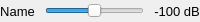
<?xml version="1.0" encoding="UTF-8"?>
<ui version="4.0">
 <class>sliderctrl</class>
 <widget class="QFrame" name="sliderctrl">
  <property name="geometry">
   <rect>
    <x>0</x>
    <y>0</y>
    <width>200</width>
    <height>22</height>
   </rect>
  </property>
  <property name="sizePolicy">
   <sizepolicy hsizetype="Preferred" vsizetype="Preferred">
    <horstretch>0</horstretch>
    <verstretch>0</verstretch>
   </sizepolicy>
  </property>
  <property name="windowTitle">
   <string>Frame</string>
  </property>
  <property name="frameShape">
   <enum>QFrame::NoFrame</enum>
  </property>
  <property name="frameShadow">
   <enum>QFrame::Plain</enum>
  </property>
  <property name="lineWidth">
   <number>0</number>
  </property>
  <layout class="QHBoxLayout" name="horizontalLayout">
   <property name="spacing">
    <number>10</number>
   </property>
   <property name="leftMargin">
    <number>0</number>
   </property>
   <property name="topMargin">
    <number>0</number>
   </property>
   <property name="rightMargin">
    <number>0</number>
   </property>
   <property name="bottomMargin">
    <number>0</number>
   </property>
   <item>
    <widget class="QLabel" name="labelName">
     <property name="sizePolicy">
      <sizepolicy hsizetype="Preferred" vsizetype="Preferred">
       <horstretch>0</horstretch>
       <verstretch>0</verstretch>
      </sizepolicy>
     </property>
     <property name="minimumSize">
      <size>
       <width>0</width>
       <height>20</height>
      </size>
     </property>
     <property name="font">
      <font>
       <pointsize>10</pointsize>
      </font>
     </property>
     <property name="text">
      <string>Name</string>
     </property>
     <property name="alignment">
      <set>Qt::AlignCenter</set>
     </property>
    </widget>
   </item>
   <item>
    <widget class="QSlider" name="horizontalSlider">
     <property name="sizePolicy">
      <sizepolicy hsizetype="Expanding" vsizetype="Preferred">
       <horstretch>0</horstretch>
       <verstretch>0</verstretch>
      </sizepolicy>
     </property>
     <property name="sliderPosition">
      <number>50</number>
     </property>
     <property name="orientation">
      <enum>Qt::Horizontal</enum>
     </property>
     <property name="tickPosition">
      <enum>QSlider::NoTicks</enum>
     </property>
     <property name="tickInterval">
      <number>10</number>
     </property>
    </widget>
   </item>
   <item>
    <widget class="QLabel" name="labelVal">
     <property name="sizePolicy">
      <sizepolicy hsizetype="Preferred" vsizetype="Preferred">
       <horstretch>0</horstretch>
       <verstretch>0</verstretch>
      </sizepolicy>
     </property>
     <property name="minimumSize">
      <size>
       <width>0</width>
       <height>20</height>
      </size>
     </property>
     <property name="font">
      <font>
       <pointsize>10</pointsize>
      </font>
     </property>
     <property name="text">
      <string>-100 dB</string>
     </property>
     <property name="alignment">
      <set>Qt::AlignCenter</set>
     </property>
    </widget>
   </item>
  </layout>
 </widget>
 <resources/>
 <connections>
  <connection>
   <sender>horizontalSlider</sender>
   <signal>valueChanged(int)</signal>
   <receiver>sliderctrl</receiver>
   <slot>valueChanged(int)</slot>
   <hints>
    <hint type="sourcelabel">
     <x>83</x>
     <y>18</y>
    </hint>
    <hint type="destinationlabel">
     <x>118</x>
     <y>38</y>
    </hint>
   </hints>
  </connection>
 </connections>
 <slots>
  <slot>valueChanged(int)</slot>
 </slots>
</ui>
